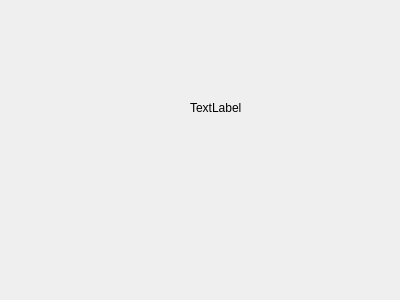
<?xml version="1.0" encoding="UTF-8"?>
<ui version="4.0">
 <class>Form</class>
 <widget class="QWidget" name="Form">
  <property name="geometry">
   <rect>
    <x>0</x>
    <y>0</y>
    <width>400</width>
    <height>300</height>
   </rect>
  </property>
  <property name="windowTitle">
   <string>Form</string>
  </property>
  <widget class="QLabel" name="label">
   <property name="geometry">
    <rect>
     <x>190</x>
     <y>100</y>
     <width>67</width>
     <height>16</height>
    </rect>
   </property>
   <property name="text">
    <string>TextLabel</string>
   </property>
  </widget>
 </widget>
 <resources/>
 <connections/>
</ui>
